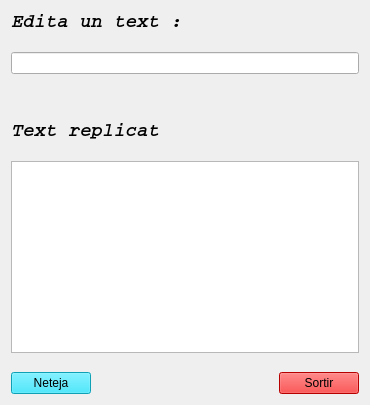
<?xml version="1.0" encoding="UTF-8"?>
<ui version="4.0">
 <class>Form</class>
 <widget class="QWidget" name="Form">
  <property name="geometry">
   <rect>
    <x>0</x>
    <y>0</y>
    <width>370</width>
    <height>405</height>
   </rect>
  </property>
  <property name="sizePolicy">
   <sizepolicy hsizetype="Expanding" vsizetype="Preferred">
    <horstretch>0</horstretch>
    <verstretch>0</verstretch>
   </sizepolicy>
  </property>
  <property name="windowTitle">
   <string>Form</string>
  </property>
  <layout class="QVBoxLayout" name="verticalLayout_2">
   <item>
    <layout class="QVBoxLayout" name="verticalLayout">
     <item>
      <widget class="QLabel" name="label">
       <property name="font">
        <font>
         <family>Courier</family>
         <pointsize>14</pointsize>
         <weight>75</weight>
         <italic>true</italic>
         <bold>true</bold>
        </font>
       </property>
       <property name="text">
        <string>Edita un text :</string>
       </property>
      </widget>
     </item>
     <item>
      <spacer name="verticalSpacer">
       <property name="orientation">
        <enum>Qt::Vertical</enum>
       </property>
       <property name="sizeHint" stdset="0">
        <size>
         <width>20</width>
         <height>13</height>
        </size>
       </property>
      </spacer>
     </item>
     <item>
      <widget class="QLineEdit" name="lineEdit"/>
     </item>
     <item>
      <spacer name="verticalSpacer_2">
       <property name="orientation">
        <enum>Qt::Vertical</enum>
       </property>
       <property name="sizeHint" stdset="0">
        <size>
         <width>20</width>
         <height>40</height>
        </size>
       </property>
      </spacer>
     </item>
     <item>
      <widget class="QLabel" name="label_2">
       <property name="font">
        <font>
         <family>Courier</family>
         <pointsize>14</pointsize>
         <weight>75</weight>
         <italic>true</italic>
         <bold>true</bold>
        </font>
       </property>
       <property name="text">
        <string>Text replicat</string>
       </property>
      </widget>
     </item>
     <item>
      <spacer name="verticalSpacer_3">
       <property name="orientation">
        <enum>Qt::Vertical</enum>
       </property>
       <property name="sizeHint" stdset="0">
        <size>
         <width>20</width>
         <height>13</height>
        </size>
       </property>
      </spacer>
     </item>
     <item>
      <widget class="QTextEdit" name="textEdit_2">
       <property name="textInteractionFlags">
        <set>Qt::NoTextInteraction</set>
       </property>
      </widget>
     </item>
    </layout>
   </item>
   <item>
    <spacer name="verticalSpacer_4">
     <property name="orientation">
      <enum>Qt::Vertical</enum>
     </property>
     <property name="sizeHint" stdset="0">
      <size>
       <width>20</width>
       <height>7</height>
      </size>
     </property>
    </spacer>
   </item>
   <item>
    <layout class="QHBoxLayout" name="horizontalLayout">
     <item>
      <widget class="QPushButton" name="pushButton">
       <property name="palette">
        <palette>
         <active>
          <colorrole role="WindowText">
           <brush brushstyle="SolidPattern">
            <color alpha="255">
             <red>0</red>
             <green>0</green>
             <blue>0</blue>
            </color>
           </brush>
          </colorrole>
          <colorrole role="Button">
           <brush brushstyle="SolidPattern">
            <color alpha="255">
             <red>21</red>
             <green>224</green>
             <blue>255</blue>
            </color>
           </brush>
          </colorrole>
          <colorrole role="Light">
           <brush brushstyle="SolidPattern">
            <color alpha="255">
             <red>149</red>
             <green>241</green>
             <blue>255</blue>
            </color>
           </brush>
          </colorrole>
          <colorrole role="Midlight">
           <brush brushstyle="SolidPattern">
            <color alpha="255">
             <red>85</red>
             <green>232</green>
             <blue>255</blue>
            </color>
           </brush>
          </colorrole>
          <colorrole role="Dark">
           <brush brushstyle="SolidPattern">
            <color alpha="255">
             <red>10</red>
             <green>112</green>
             <blue>127</blue>
            </color>
           </brush>
          </colorrole>
          <colorrole role="Mid">
           <brush brushstyle="SolidPattern">
            <color alpha="255">
             <red>14</red>
             <green>149</green>
             <blue>170</blue>
            </color>
           </brush>
          </colorrole>
          <colorrole role="Text">
           <brush brushstyle="SolidPattern">
            <color alpha="255">
             <red>0</red>
             <green>0</green>
             <blue>0</blue>
            </color>
           </brush>
          </colorrole>
          <colorrole role="BrightText">
           <brush brushstyle="SolidPattern">
            <color alpha="255">
             <red>255</red>
             <green>255</green>
             <blue>255</blue>
            </color>
           </brush>
          </colorrole>
          <colorrole role="ButtonText">
           <brush brushstyle="SolidPattern">
            <color alpha="255">
             <red>0</red>
             <green>0</green>
             <blue>0</blue>
            </color>
           </brush>
          </colorrole>
          <colorrole role="Base">
           <brush brushstyle="SolidPattern">
            <color alpha="255">
             <red>255</red>
             <green>255</green>
             <blue>255</blue>
            </color>
           </brush>
          </colorrole>
          <colorrole role="Window">
           <brush brushstyle="SolidPattern">
            <color alpha="255">
             <red>21</red>
             <green>224</green>
             <blue>255</blue>
            </color>
           </brush>
          </colorrole>
          <colorrole role="Shadow">
           <brush brushstyle="SolidPattern">
            <color alpha="255">
             <red>0</red>
             <green>0</green>
             <blue>0</blue>
            </color>
           </brush>
          </colorrole>
          <colorrole role="AlternateBase">
           <brush brushstyle="SolidPattern">
            <color alpha="255">
             <red>138</red>
             <green>239</green>
             <blue>255</blue>
            </color>
           </brush>
          </colorrole>
          <colorrole role="ToolTipBase">
           <brush brushstyle="SolidPattern">
            <color alpha="255">
             <red>255</red>
             <green>255</green>
             <blue>220</blue>
            </color>
           </brush>
          </colorrole>
          <colorrole role="ToolTipText">
           <brush brushstyle="SolidPattern">
            <color alpha="255">
             <red>0</red>
             <green>0</green>
             <blue>0</blue>
            </color>
           </brush>
          </colorrole>
         </active>
         <inactive>
          <colorrole role="WindowText">
           <brush brushstyle="SolidPattern">
            <color alpha="255">
             <red>0</red>
             <green>0</green>
             <blue>0</blue>
            </color>
           </brush>
          </colorrole>
          <colorrole role="Button">
           <brush brushstyle="SolidPattern">
            <color alpha="255">
             <red>21</red>
             <green>224</green>
             <blue>255</blue>
            </color>
           </brush>
          </colorrole>
          <colorrole role="Light">
           <brush brushstyle="SolidPattern">
            <color alpha="255">
             <red>149</red>
             <green>241</green>
             <blue>255</blue>
            </color>
           </brush>
          </colorrole>
          <colorrole role="Midlight">
           <brush brushstyle="SolidPattern">
            <color alpha="255">
             <red>85</red>
             <green>232</green>
             <blue>255</blue>
            </color>
           </brush>
          </colorrole>
          <colorrole role="Dark">
           <brush brushstyle="SolidPattern">
            <color alpha="255">
             <red>10</red>
             <green>112</green>
             <blue>127</blue>
            </color>
           </brush>
          </colorrole>
          <colorrole role="Mid">
           <brush brushstyle="SolidPattern">
            <color alpha="255">
             <red>14</red>
             <green>149</green>
             <blue>170</blue>
            </color>
           </brush>
          </colorrole>
          <colorrole role="Text">
           <brush brushstyle="SolidPattern">
            <color alpha="255">
             <red>0</red>
             <green>0</green>
             <blue>0</blue>
            </color>
           </brush>
          </colorrole>
          <colorrole role="BrightText">
           <brush brushstyle="SolidPattern">
            <color alpha="255">
             <red>255</red>
             <green>255</green>
             <blue>255</blue>
            </color>
           </brush>
          </colorrole>
          <colorrole role="ButtonText">
           <brush brushstyle="SolidPattern">
            <color alpha="255">
             <red>0</red>
             <green>0</green>
             <blue>0</blue>
            </color>
           </brush>
          </colorrole>
          <colorrole role="Base">
           <brush brushstyle="SolidPattern">
            <color alpha="255">
             <red>255</red>
             <green>255</green>
             <blue>255</blue>
            </color>
           </brush>
          </colorrole>
          <colorrole role="Window">
           <brush brushstyle="SolidPattern">
            <color alpha="255">
             <red>21</red>
             <green>224</green>
             <blue>255</blue>
            </color>
           </brush>
          </colorrole>
          <colorrole role="Shadow">
           <brush brushstyle="SolidPattern">
            <color alpha="255">
             <red>0</red>
             <green>0</green>
             <blue>0</blue>
            </color>
           </brush>
          </colorrole>
          <colorrole role="AlternateBase">
           <brush brushstyle="SolidPattern">
            <color alpha="255">
             <red>138</red>
             <green>239</green>
             <blue>255</blue>
            </color>
           </brush>
          </colorrole>
          <colorrole role="ToolTipBase">
           <brush brushstyle="SolidPattern">
            <color alpha="255">
             <red>255</red>
             <green>255</green>
             <blue>220</blue>
            </color>
           </brush>
          </colorrole>
          <colorrole role="ToolTipText">
           <brush brushstyle="SolidPattern">
            <color alpha="255">
             <red>0</red>
             <green>0</green>
             <blue>0</blue>
            </color>
           </brush>
          </colorrole>
         </inactive>
         <disabled>
          <colorrole role="WindowText">
           <brush brushstyle="SolidPattern">
            <color alpha="255">
             <red>10</red>
             <green>112</green>
             <blue>127</blue>
            </color>
           </brush>
          </colorrole>
          <colorrole role="Button">
           <brush brushstyle="SolidPattern">
            <color alpha="255">
             <red>21</red>
             <green>224</green>
             <blue>255</blue>
            </color>
           </brush>
          </colorrole>
          <colorrole role="Light">
           <brush brushstyle="SolidPattern">
            <color alpha="255">
             <red>149</red>
             <green>241</green>
             <blue>255</blue>
            </color>
           </brush>
          </colorrole>
          <colorrole role="Midlight">
           <brush brushstyle="SolidPattern">
            <color alpha="255">
             <red>85</red>
             <green>232</green>
             <blue>255</blue>
            </color>
           </brush>
          </colorrole>
          <colorrole role="Dark">
           <brush brushstyle="SolidPattern">
            <color alpha="255">
             <red>10</red>
             <green>112</green>
             <blue>127</blue>
            </color>
           </brush>
          </colorrole>
          <colorrole role="Mid">
           <brush brushstyle="SolidPattern">
            <color alpha="255">
             <red>14</red>
             <green>149</green>
             <blue>170</blue>
            </color>
           </brush>
          </colorrole>
          <colorrole role="Text">
           <brush brushstyle="SolidPattern">
            <color alpha="255">
             <red>10</red>
             <green>112</green>
             <blue>127</blue>
            </color>
           </brush>
          </colorrole>
          <colorrole role="BrightText">
           <brush brushstyle="SolidPattern">
            <color alpha="255">
             <red>255</red>
             <green>255</green>
             <blue>255</blue>
            </color>
           </brush>
          </colorrole>
          <colorrole role="ButtonText">
           <brush brushstyle="SolidPattern">
            <color alpha="255">
             <red>10</red>
             <green>112</green>
             <blue>127</blue>
            </color>
           </brush>
          </colorrole>
          <colorrole role="Base">
           <brush brushstyle="SolidPattern">
            <color alpha="255">
             <red>21</red>
             <green>224</green>
             <blue>255</blue>
            </color>
           </brush>
          </colorrole>
          <colorrole role="Window">
           <brush brushstyle="SolidPattern">
            <color alpha="255">
             <red>21</red>
             <green>224</green>
             <blue>255</blue>
            </color>
           </brush>
          </colorrole>
          <colorrole role="Shadow">
           <brush brushstyle="SolidPattern">
            <color alpha="255">
             <red>0</red>
             <green>0</green>
             <blue>0</blue>
            </color>
           </brush>
          </colorrole>
          <colorrole role="AlternateBase">
           <brush brushstyle="SolidPattern">
            <color alpha="255">
             <red>21</red>
             <green>224</green>
             <blue>255</blue>
            </color>
           </brush>
          </colorrole>
          <colorrole role="ToolTipBase">
           <brush brushstyle="SolidPattern">
            <color alpha="255">
             <red>255</red>
             <green>255</green>
             <blue>220</blue>
            </color>
           </brush>
          </colorrole>
          <colorrole role="ToolTipText">
           <brush brushstyle="SolidPattern">
            <color alpha="255">
             <red>0</red>
             <green>0</green>
             <blue>0</blue>
            </color>
           </brush>
          </colorrole>
         </disabled>
        </palette>
       </property>
       <property name="text">
        <string>Neteja</string>
       </property>
      </widget>
     </item>
     <item>
      <spacer name="horizontalSpacer">
       <property name="orientation">
        <enum>Qt::Horizontal</enum>
       </property>
       <property name="sizeHint" stdset="0">
        <size>
         <width>218</width>
         <height>20</height>
        </size>
       </property>
      </spacer>
     </item>
     <item>
      <widget class="QPushButton" name="pushButton_2">
       <property name="palette">
        <palette>
         <active>
          <colorrole role="WindowText">
           <brush brushstyle="SolidPattern">
            <color alpha="255">
             <red>0</red>
             <green>0</green>
             <blue>0</blue>
            </color>
           </brush>
          </colorrole>
          <colorrole role="Button">
           <brush brushstyle="SolidPattern">
            <color alpha="255">
             <red>255</red>
             <green>0</green>
             <blue>0</blue>
            </color>
           </brush>
          </colorrole>
          <colorrole role="Light">
           <brush brushstyle="SolidPattern">
            <color alpha="255">
             <red>255</red>
             <green>127</green>
             <blue>127</blue>
            </color>
           </brush>
          </colorrole>
          <colorrole role="Midlight">
           <brush brushstyle="SolidPattern">
            <color alpha="255">
             <red>255</red>
             <green>63</green>
             <blue>63</blue>
            </color>
           </brush>
          </colorrole>
          <colorrole role="Dark">
           <brush brushstyle="SolidPattern">
            <color alpha="255">
             <red>127</red>
             <green>0</green>
             <blue>0</blue>
            </color>
           </brush>
          </colorrole>
          <colorrole role="Mid">
           <brush brushstyle="SolidPattern">
            <color alpha="255">
             <red>170</red>
             <green>0</green>
             <blue>0</blue>
            </color>
           </brush>
          </colorrole>
          <colorrole role="Text">
           <brush brushstyle="SolidPattern">
            <color alpha="255">
             <red>0</red>
             <green>0</green>
             <blue>0</blue>
            </color>
           </brush>
          </colorrole>
          <colorrole role="BrightText">
           <brush brushstyle="SolidPattern">
            <color alpha="255">
             <red>255</red>
             <green>255</green>
             <blue>255</blue>
            </color>
           </brush>
          </colorrole>
          <colorrole role="ButtonText">
           <brush brushstyle="SolidPattern">
            <color alpha="255">
             <red>0</red>
             <green>0</green>
             <blue>0</blue>
            </color>
           </brush>
          </colorrole>
          <colorrole role="Base">
           <brush brushstyle="SolidPattern">
            <color alpha="255">
             <red>255</red>
             <green>255</green>
             <blue>255</blue>
            </color>
           </brush>
          </colorrole>
          <colorrole role="Window">
           <brush brushstyle="SolidPattern">
            <color alpha="255">
             <red>255</red>
             <green>0</green>
             <blue>0</blue>
            </color>
           </brush>
          </colorrole>
          <colorrole role="Shadow">
           <brush brushstyle="SolidPattern">
            <color alpha="255">
             <red>0</red>
             <green>0</green>
             <blue>0</blue>
            </color>
           </brush>
          </colorrole>
          <colorrole role="AlternateBase">
           <brush brushstyle="SolidPattern">
            <color alpha="255">
             <red>255</red>
             <green>127</green>
             <blue>127</blue>
            </color>
           </brush>
          </colorrole>
          <colorrole role="ToolTipBase">
           <brush brushstyle="SolidPattern">
            <color alpha="255">
             <red>255</red>
             <green>255</green>
             <blue>220</blue>
            </color>
           </brush>
          </colorrole>
          <colorrole role="ToolTipText">
           <brush brushstyle="SolidPattern">
            <color alpha="255">
             <red>0</red>
             <green>0</green>
             <blue>0</blue>
            </color>
           </brush>
          </colorrole>
         </active>
         <inactive>
          <colorrole role="WindowText">
           <brush brushstyle="SolidPattern">
            <color alpha="255">
             <red>0</red>
             <green>0</green>
             <blue>0</blue>
            </color>
           </brush>
          </colorrole>
          <colorrole role="Button">
           <brush brushstyle="SolidPattern">
            <color alpha="255">
             <red>255</red>
             <green>0</green>
             <blue>0</blue>
            </color>
           </brush>
          </colorrole>
          <colorrole role="Light">
           <brush brushstyle="SolidPattern">
            <color alpha="255">
             <red>255</red>
             <green>127</green>
             <blue>127</blue>
            </color>
           </brush>
          </colorrole>
          <colorrole role="Midlight">
           <brush brushstyle="SolidPattern">
            <color alpha="255">
             <red>255</red>
             <green>63</green>
             <blue>63</blue>
            </color>
           </brush>
          </colorrole>
          <colorrole role="Dark">
           <brush brushstyle="SolidPattern">
            <color alpha="255">
             <red>127</red>
             <green>0</green>
             <blue>0</blue>
            </color>
           </brush>
          </colorrole>
          <colorrole role="Mid">
           <brush brushstyle="SolidPattern">
            <color alpha="255">
             <red>170</red>
             <green>0</green>
             <blue>0</blue>
            </color>
           </brush>
          </colorrole>
          <colorrole role="Text">
           <brush brushstyle="SolidPattern">
            <color alpha="255">
             <red>0</red>
             <green>0</green>
             <blue>0</blue>
            </color>
           </brush>
          </colorrole>
          <colorrole role="BrightText">
           <brush brushstyle="SolidPattern">
            <color alpha="255">
             <red>255</red>
             <green>255</green>
             <blue>255</blue>
            </color>
           </brush>
          </colorrole>
          <colorrole role="ButtonText">
           <brush brushstyle="SolidPattern">
            <color alpha="255">
             <red>0</red>
             <green>0</green>
             <blue>0</blue>
            </color>
           </brush>
          </colorrole>
          <colorrole role="Base">
           <brush brushstyle="SolidPattern">
            <color alpha="255">
             <red>255</red>
             <green>255</green>
             <blue>255</blue>
            </color>
           </brush>
          </colorrole>
          <colorrole role="Window">
           <brush brushstyle="SolidPattern">
            <color alpha="255">
             <red>255</red>
             <green>0</green>
             <blue>0</blue>
            </color>
           </brush>
          </colorrole>
          <colorrole role="Shadow">
           <brush brushstyle="SolidPattern">
            <color alpha="255">
             <red>0</red>
             <green>0</green>
             <blue>0</blue>
            </color>
           </brush>
          </colorrole>
          <colorrole role="AlternateBase">
           <brush brushstyle="SolidPattern">
            <color alpha="255">
             <red>255</red>
             <green>127</green>
             <blue>127</blue>
            </color>
           </brush>
          </colorrole>
          <colorrole role="ToolTipBase">
           <brush brushstyle="SolidPattern">
            <color alpha="255">
             <red>255</red>
             <green>255</green>
             <blue>220</blue>
            </color>
           </brush>
          </colorrole>
          <colorrole role="ToolTipText">
           <brush brushstyle="SolidPattern">
            <color alpha="255">
             <red>0</red>
             <green>0</green>
             <blue>0</blue>
            </color>
           </brush>
          </colorrole>
         </inactive>
         <disabled>
          <colorrole role="WindowText">
           <brush brushstyle="SolidPattern">
            <color alpha="255">
             <red>127</red>
             <green>0</green>
             <blue>0</blue>
            </color>
           </brush>
          </colorrole>
          <colorrole role="Button">
           <brush brushstyle="SolidPattern">
            <color alpha="255">
             <red>255</red>
             <green>0</green>
             <blue>0</blue>
            </color>
           </brush>
          </colorrole>
          <colorrole role="Light">
           <brush brushstyle="SolidPattern">
            <color alpha="255">
             <red>255</red>
             <green>127</green>
             <blue>127</blue>
            </color>
           </brush>
          </colorrole>
          <colorrole role="Midlight">
           <brush brushstyle="SolidPattern">
            <color alpha="255">
             <red>255</red>
             <green>63</green>
             <blue>63</blue>
            </color>
           </brush>
          </colorrole>
          <colorrole role="Dark">
           <brush brushstyle="SolidPattern">
            <color alpha="255">
             <red>127</red>
             <green>0</green>
             <blue>0</blue>
            </color>
           </brush>
          </colorrole>
          <colorrole role="Mid">
           <brush brushstyle="SolidPattern">
            <color alpha="255">
             <red>170</red>
             <green>0</green>
             <blue>0</blue>
            </color>
           </brush>
          </colorrole>
          <colorrole role="Text">
           <brush brushstyle="SolidPattern">
            <color alpha="255">
             <red>127</red>
             <green>0</green>
             <blue>0</blue>
            </color>
           </brush>
          </colorrole>
          <colorrole role="BrightText">
           <brush brushstyle="SolidPattern">
            <color alpha="255">
             <red>255</red>
             <green>255</green>
             <blue>255</blue>
            </color>
           </brush>
          </colorrole>
          <colorrole role="ButtonText">
           <brush brushstyle="SolidPattern">
            <color alpha="255">
             <red>127</red>
             <green>0</green>
             <blue>0</blue>
            </color>
           </brush>
          </colorrole>
          <colorrole role="Base">
           <brush brushstyle="SolidPattern">
            <color alpha="255">
             <red>255</red>
             <green>0</green>
             <blue>0</blue>
            </color>
           </brush>
          </colorrole>
          <colorrole role="Window">
           <brush brushstyle="SolidPattern">
            <color alpha="255">
             <red>255</red>
             <green>0</green>
             <blue>0</blue>
            </color>
           </brush>
          </colorrole>
          <colorrole role="Shadow">
           <brush brushstyle="SolidPattern">
            <color alpha="255">
             <red>0</red>
             <green>0</green>
             <blue>0</blue>
            </color>
           </brush>
          </colorrole>
          <colorrole role="AlternateBase">
           <brush brushstyle="SolidPattern">
            <color alpha="255">
             <red>255</red>
             <green>0</green>
             <blue>0</blue>
            </color>
           </brush>
          </colorrole>
          <colorrole role="ToolTipBase">
           <brush brushstyle="SolidPattern">
            <color alpha="255">
             <red>255</red>
             <green>255</green>
             <blue>220</blue>
            </color>
           </brush>
          </colorrole>
          <colorrole role="ToolTipText">
           <brush brushstyle="SolidPattern">
            <color alpha="255">
             <red>0</red>
             <green>0</green>
             <blue>0</blue>
            </color>
           </brush>
          </colorrole>
         </disabled>
        </palette>
       </property>
       <property name="text">
        <string>Sortir</string>
       </property>
      </widget>
     </item>
    </layout>
   </item>
  </layout>
  <zorder>verticalSpacer_4</zorder>
 </widget>
 <resources/>
 <connections>
  <connection>
   <sender>lineEdit</sender>
   <signal>textChanged(QString)</signal>
   <receiver>textEdit_2</receiver>
   <slot>setPlainText(QString)</slot>
   <hints>
    <hint type="sourcelabel">
     <x>242</x>
     <y>57</y>
    </hint>
    <hint type="destinationlabel">
     <x>316</x>
     <y>241</y>
    </hint>
   </hints>
  </connection>
  <connection>
   <sender>pushButton_2</sender>
   <signal>clicked()</signal>
   <receiver>Form</receiver>
   <slot>close()</slot>
   <hints>
    <hint type="sourcelabel">
     <x>291</x>
     <y>375</y>
    </hint>
    <hint type="destinationlabel">
     <x>211</x>
     <y>363</y>
    </hint>
   </hints>
  </connection>
  <connection>
   <sender>pushButton</sender>
   <signal>clicked()</signal>
   <receiver>lineEdit</receiver>
   <slot>clear()</slot>
   <hints>
    <hint type="sourcelabel">
     <x>41</x>
     <y>380</y>
    </hint>
    <hint type="destinationlabel">
     <x>84</x>
     <y>68</y>
    </hint>
   </hints>
  </connection>
 </connections>
</ui>
